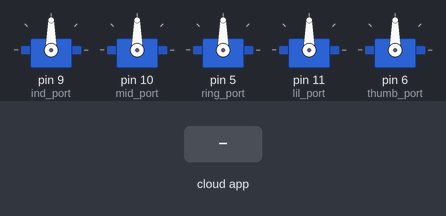
The sketch below on a simulated Arduino Uno, built with avr-gcc and run on an emulated ATmega328P. Parts: 5 × servo. The test bench sets the inputs (shaded band). The ROS host is connected and sends only what is stated. At 1.3 s the program stops and its outputs stay as they are.

Above: at 1.2 s.
1.3 s: the phone or cloud app sets linear.x to 100
At 1.9 s:
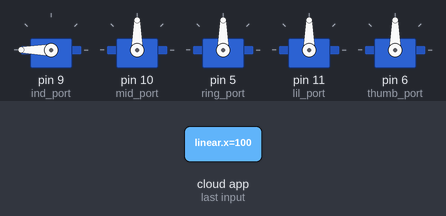
Timing chart, 0 to 2.8 s (numbered marks = the images above; inputs shaded):
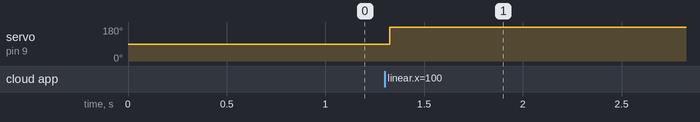

Measured:
- after the input at 1.3 s, servo on pin 9 (ind_port): 90° → 180° at once

The sketch:

Arduino_control.ino
```cpp
#include <ros.h>
#include <geometry_msgs/Twist.h>
#include <Servo.h>

ros::NodeHandle  nh;
int ind,mid,ring,lil,thumb; //signals for joystick

//initiliaze movement sensitivity
int sensitivity=1;

int holdtime=15; //action delay(hold) in milliseconds

// Define and initiliaze positions
int ind_pos=0;
int mid_pos=0;
int lil_pos=0;
int ring_pos=0;
int thumb_pos=0;


//Connection ports for motor to arduino
int ind_port=9;
int mid_port=10;
int lil_port=11;
int ring_port=5;
int thumb_port=6;


Servo Servo_ind, Servo_mid, Servo_ring, Servo_lil, Servo_thumb;  // create servo object to control a servo

void messageCb( const geometry_msgs::Twist& vel_cmd){
  ind=vel_cmd.linear.x;
  mid=vel_cmd.linear.y;
  ring=vel_cmd.linear.z;
  lil=vel_cmd.angular.x;
  thumb=vel_cmd.angular.y;

  while (thumb!=0 || ind!=0 || mid!=0|| ring!=0|| lil!=0)
    {

     movetopos(ind,mid,ring,lil,thumb);
      ros::Subscriber<geometry_msgs::Twist> sub("joystick", &messageCb );

    }
}

ros::Subscriber<geometry_msgs::Twist> sub("joystick", &messageCb );


void setup()
{
  nh.initNode();
  nh.subscribe(sub);
  //Serial.begin(57600);
 Servo_ind.attach(ind_port);  // attaches the servo on pin  to the servo object
 Servo_mid.attach(mid_port);  // attaches the servo on pin  to the servo object
  Servo_ring.attach(ring_port);  // attaches the servo on pin to the servo object
  Servo_lil.attach(lil_port);  // attaches the servo on pin  to the servo object
  Servo_thumb.attach(thumb_port);  // attaches the servo on pin  to the servo object
}

void loop()
{
  nh.spinOnce();
  delay(1);
  //moveit(vel_x,vel_y);
}

//***********************************MOVEMENT FUNCTIONS-Joystick***********************************////
void movetopos(int ind, int mid, int ring, int lil,int thumb)
{

    movthumb(thumb);
    movind(ind);
    movmid(mid);
    movring(ring);
    movlil(lil);
    ros::Subscriber<geometry_msgs::Twist> sub("joystick", &messageCb );


}

void movthumb(int thumb)
{
 if (thumb >0 )
 {
   if (thumb_pos<180)
   {
     thumb_pos=thumb_pos+sensitivity;
     Servo_thumb.write(thumb_pos);
     //ros::Subscriber<geometry_msgs::Twist> sub("joystick", &messageCb );
   }
 }
 else if (thumb <0)
 {
   if (thumb_pos>0)
   {
   thumb_pos=thumb_pos-sensitivity;
   Servo_thumb.write(thumb_pos);
   //ros::Subscriber<geometry_msgs::Twist> sub("joystick", &messageCb );
   }
 }
 else
 {
   //ros::Subscriber<geometry_msgs::Twist> sub("joystick", &messageCb );
 }
}

void movind(int ind)
{
 if (ind >0 )
 {
   if (ind_pos<180)
   {
     ind_pos=ind_pos+sensitivity;
     Servo_ind.write(ind_pos);
     //ros::Subscriber<geometry_msgs::Twist> sub("joystick", &messageCb );
   }
 }
 else if (ind <0)
 {
   if (ind_pos>0)
   {
   ind_pos=ind_pos-sensitivity;
   Servo_ind.write(ind_pos);
  // ros::Subscriber<geometry_msgs::Twist> sub("joystick", &messageCb );
   }
 }

}

void movmid(int mid)
{
 if (mid >0 )
 {
   if (mid_pos<180)
   {
     mid_pos=mid_pos+sensitivity;
     Servo_mid.write(mid_pos);
   //  ros::Subscriber<geometry_msgs::Twist> sub("joystick", &messageCb );
   }
 }
 else if (mid <0)
 {
   if (mid_pos>0)
   {
   mid_pos=mid_pos-sensitivity;
   Servo_mid.write(mid_pos);
  // ros::Subscriber<geometry_msgs::Twist> sub("joystick", &messageCb );
   }
 }
 else
 {
   //ros::Subscriber<geometry_msgs::Twist> sub("joystick", &messageCb );
 }
}

void movring(int ring)
{
 if (ring >0 )
 {
   if (ring_pos<180)
   {
     ring_pos=ring_pos+sensitivity;
     Servo_ring.write(ring_pos);
    // ros::Subscriber<geometry_msgs::Twist> sub("joystick", &messageCb );
   }
 }
 else if (ring <0)
 {
   if (ring_pos>0)
   {
   ring_pos=ring_pos-sensitivity;
   Servo_ring.write(ring_pos);
  // ros::Subscriber<geometry_msgs::Twist> sub("joystick", &messageCb );
   }
 }
 else
 {
  // ros::Subscriber<geometry_msgs::Twist> sub("joystick", &messageCb );
 }
}

void movlil(int lil)
{
 if (lil >0 )
 {
   if (lil_pos<180)
   {
     lil_pos=lil_pos+sensitivity;
     Servo_lil.write(lil_pos);
   //  ros::Subscriber<geometry_msgs::Twist> sub("joystick", &messageCb );
   }
 }
 else if (lil <0)
 {
   if (lil_pos>0)
   {
   lil_pos=lil_pos-sensitivity;
   Servo_lil.write(lil_pos);
   //ros::Subscriber<geometry_msgs::Twist> sub("joystick", &messageCb );
   }
 }
 else
 {
   //ros::Subscriber<geometry_msgs::Twist> sub("joystick", &messageCb );
 }
}
```
